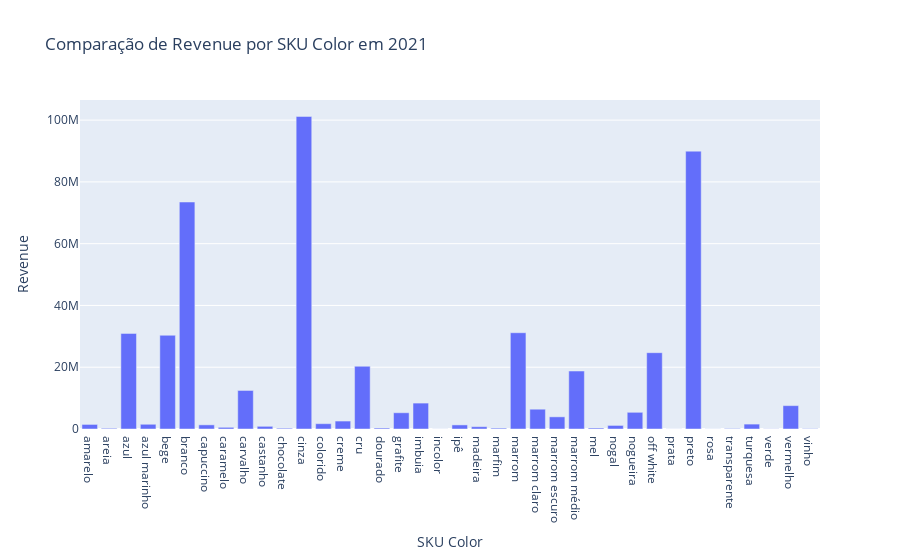

Write notebook code for a chart like this one.
### Markdown cell above
### **Receita por SKU Color em 2021**

O gráfico de Revenue por Data se encaixa no contexto, pois permite indentificar e visualizar padrões de vendas que aconteceram dentros dos três últimos anos. Assim enriquecendo a visão e entendimento do negócio, pois pode-se entender o impacto que a Black Friday possui dentro das vendas da empresa. Sendo assim, compreendemos:

### Code cell
# Filtrando os dados para o ano de 2021
dados_2021 = tabela_completa[tabela_completa["date"].dt.year == 2021]

# Calculando a soma das receitas por SKU color
cores_prod = dados_2021.groupby('sku_color')['revenue'].sum().reset_index()

fig = px.bar(cores_prod, x='sku_color', y='revenue',
             labels={'sku_color': 'SKU Color', 'revenue': 'Revenue'},
             title='Comparação de Revenue por SKU Color em 2021')

fig.show()

### Figure 1 — Plotly figure (JSON) as saved in the notebook; plotly's stock layout.template omitted (floating-point values rounded to 4 significant figures)
{"data": [{"alignmentgroup": "True", "hovertemplate": "SKU Color=%{x}<br>Revenue=%{y}<extra></extra>", "legendgroup": "", "marker": {"color": "#636efa", "pattern": {"shape": ""}}, "name": "", "offsetgroup": "", "orientation": "v", "showlegend": false, "textposition": "auto", "type": "bar", "x": ["amarelo", "areia", "azul", "azul marinho", "bege", "branco", "capuccino", "caramelo", "carvalho", "castanho", "chocolate", "cinza", "colorido", "creme", "cru", "dourado", "grafite", "imbuia", "incolor", "ipê", "madeira", "marfim", "marrom", "marrom claro", "marrom escuro", "marrom médio", "mel", "nogal", "nogueira", "off white", "prata", "preto", "rosa", "transparente", "turquesa", "verde", "vermelho", "vinho"], "xaxis": "x", "y": [1482000.0, 226000.0, 30950000.0, 1531000.0, 30340000.0, 73490000.0, 1344731, 543700.0, 12480000.0, 867600.0, 248100.0, 101200000.0, 1719000.0, 2574000.0, 20320000.0, 313000.0, 5260000.0, 8389000.0, 19570.0, 1326000.0, 750700.0, 281200.0, 31170000.0, 6406000.0, 3935000.0, 18770000.0, 312900.0, 1156000.0, 5403000.0, 24709460, 18450.0, 89950000.0, 26110.0, 141100.0, 1585000.0, 48400.0, 7567000.0, 101700.0], "yaxis": "y"}], "layout": {"barmode": "relative", "legend": {"tracegroupgap": 0}, "title": {"text": "Comparação de Revenue por SKU Color em 2021"}, "xaxis": {"anchor": "y", "domain": [0, 1], "title": {"text": "SKU Color"}}, "yaxis": {"anchor": "x", "domain": [0, 1], "title": {"text": "Revenue"}}}}
